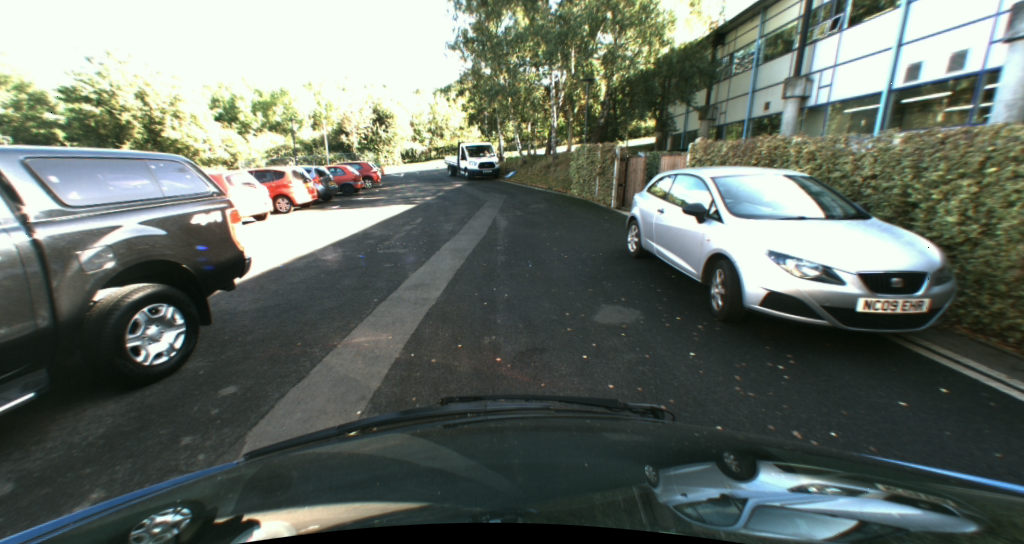
#> input picture other/TTBB-durham-02-10-17-sub10/left-images/1506942473.484027_L.png, 1024 x 544 px, found by its file name; its folder holds only this picture in this run
$ python sparse_disparity.py
#> lines starting #> are read from the running program, lines starting #| are printed output that depends on the picture
####################################################################

# Example : ORB feature point detection and matching between two
# images from a set of image files

# Author : TCalum Johnston, toby.breckon@durham.ac.uk

# License : LGPL - http://www.gnu.org/licenses/lgpl.html

# based in part on tutorial at:
# http://docs.opencv.org/3.0-beta/doc/py_tutorials/py_feature2d/py_matcher/py_matcher.html#matcher

#####################################################################

import cv2
import argparse
import sys
import math
import numpy as np
import os
from matplotlib import pyplot as plt

# where is the data?

master_path_to_dataset = os.path.dirname(os.path.realpath(__file__)) + "\TTBB-durham-02-10-17-sub10";
master_path_to_yolo_resources = os.path.dirname(os.path.realpath(__file__)) + "\yolo resources";
directory_to_cycle_left = "left-images";
directory_to_cycle_right = "right-images";

# resolve full directory location of data set for left / right images
full_path_directory_left =  os.path.join(master_path_to_dataset, directory_to_cycle_left);
full_path_directory_right =  os.path.join(master_path_to_dataset, directory_to_cycle_right);

# get a list of the left image files and sort them (by timestamp in filename)
left_file_list = sorted(os.listdir(full_path_directory_left));

for filename_left in left_file_list:

    # from the left image filename get the correspondoning right image

    filename_right = filename_left.replace("_L", "_R");
    full_path_filename_left = os.path.join(full_path_directory_left, filename_left);
    full_path_filename_right = os.path.join(full_path_directory_right, filename_right);

    # for sanity print out these filenames

    print(full_path_filename_left);
    print(full_path_filename_right);
    print();

    feature_object = cv2.ORB_create(800)
    FLANN_INDEX_LSH = 6
    index_params= dict(algorithm = FLANN_INDEX_LSH,
        table_number = 6, # 12
        key_size = 12,     # 20
        multi_probe_level = 1) #2
    search_params = dict(checks=50)

    matcher = cv2.FlannBasedMatcher(index_params,search_params)

    if ('.png' in filename_left) and (os.path.isfile(full_path_filename_right)) :

        # start a timer (to see how long processing and display takes)
        start_t = cv2.getTickCount()

        # read in images
        imgL = cv2.imread(full_path_filename_left, cv2.IMREAD_COLOR)
#> imgL is the input picture: shape (544, 1024, 3); mean B, G, R 102.5, 111, 102.4
        imgR = cv2.imread(full_path_filename_right, cv2.IMREAD_COLOR)
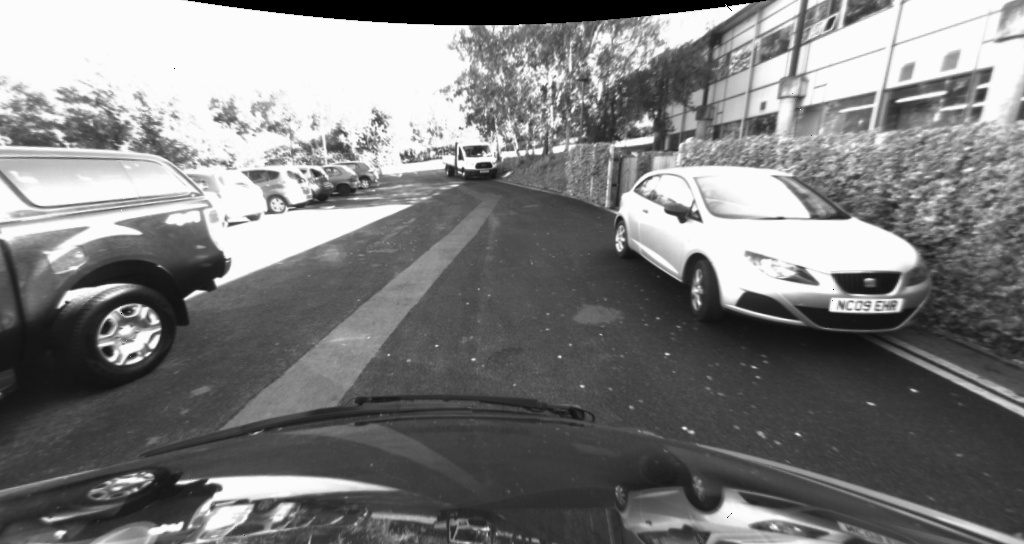
#> input picture other/TTBB-durham-02-10-17-sub10/right-images/1506942473.484027_R.png, 1024 x 544 px, found by its file name
#> imgR is the input picture: shape (544, 1024, 3); min 0, max 252, mean 125.8

        # detect the keypoints using ORB Detector, compute the descriptors
        kpL, desL = feature_object.detectAndCompute(imgL,None)
#> kpL = 800 keypoints; strongest (x, y, size): (462, 158, 31), (236, 281, 44.6), (464, 158, 37.2), (460, 162, 31)
        kpR, desR = feature_object.detectAndCompute(imgR,None)
#> kpR = 800 keypoints; strongest (x, y, size): (216, 280, 64.3), (731, 297, 111.1), (215, 280, 37.2), (216, 281, 77.1)

        # Matching descriptor vectors with a FLANN based matcher
        matches = []
        if(len(desR > 0)):
            matches = matcher.knnMatch(desL, desR, k = 2)
#> matches = 800 matches

        # Need to draw only good matches, so create a mask
        good_matches = []

        # filter matches using the Lowe's ratio test
        try:
            for (m,n) in matches:
                if m.distance < 0.7*n.distance:
                    good_matches.append(m)
                    pt1 = kpL[m.queryIdx].pt
                    pt2 = kpR[m.trainIdx].pt
                    print(pt1, pt2)
                    break;
#> this loop made 2 passes
#> (pt1, pt2) on pass 2: ((716, 211), (697, 211))
#| (716.0, 211.0) (697.0, 211.0)
#> after the loop, good_matches = 1 matches
        except ValueError:
            print("caught error - no matches from current frame")

        # draw matches
        draw_params = dict(matchColor = (0,255,0),
                           singlePointColor = (255,0,0),
                           flags = cv2.DRAW_MATCHES_FLAGS_NOT_DRAW_SINGLE_POINTS)
        display_matches = cv2.drawMatches(imgL,kpL,imgR,kpR,good_matches,None,**draw_params)
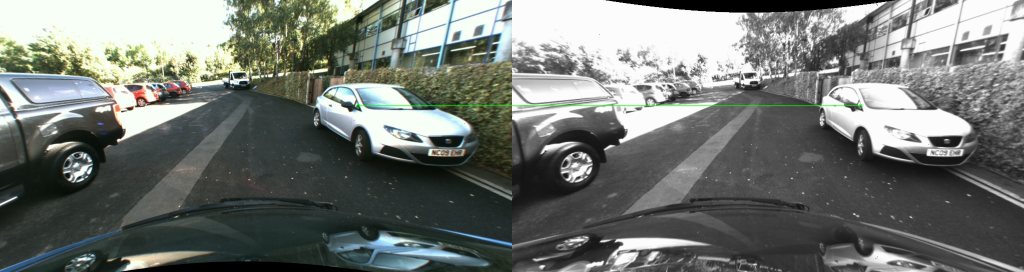
#> display_matches: shape (544, 2048, 3) (shown at 1/2 size); mean B, G, R 113.9, 118.5, 113.9
        keypoints_imgL = cv2.drawKeypoints(imgL, kpL, None, (0, 255, 0))
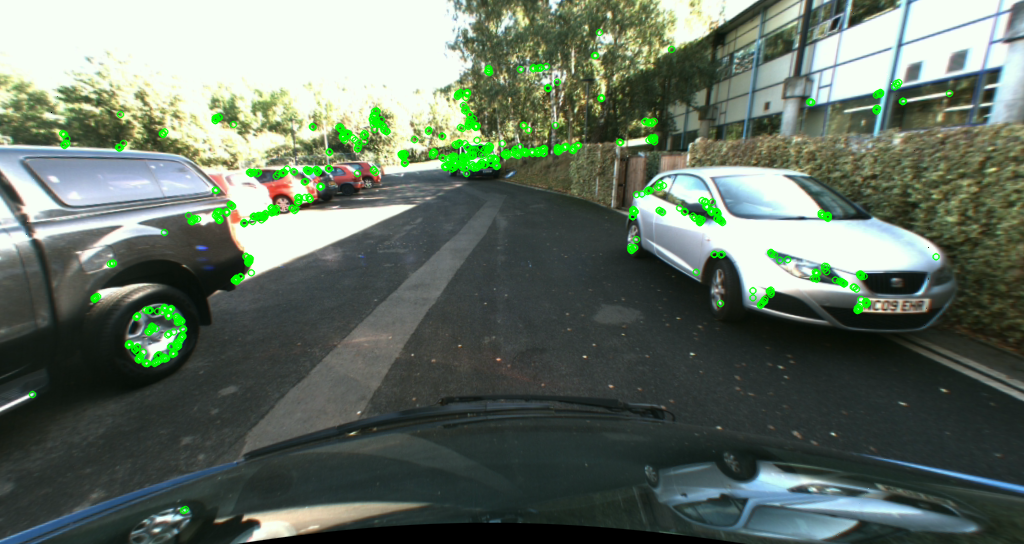
#> keypoints_imgL: shape (544, 1024, 3); mean B, G, R 100, 112.7, 99.8

        # show detected matches
        cv2.imshow("hi",display_matches)

        cv2.waitKey()
